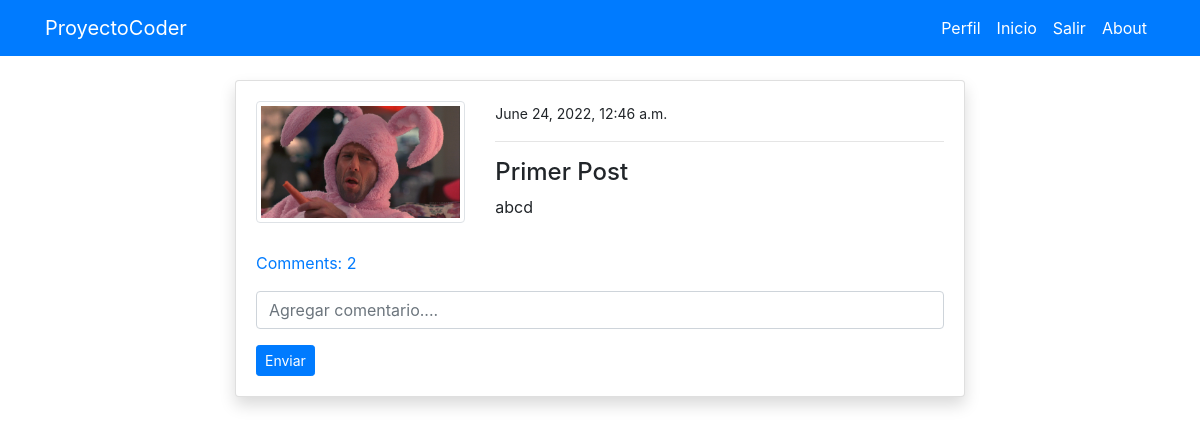
The app's page /post_detail/2/ (signed in) with its own data.
### blogapp/models.py (models this page shows, shortened)
class Postmodel(models.Model):
    titulo = models.CharField(max_length=100)
    contenido = models.TextField()
    author= models.ForeignKey(User, on_delete=models.CASCADE)
    date_created = models.DateTimeField(auto_now_add=True)
    class Meta:
        ordering = ('-date_created',)
    def commentcount(self):
        return self.comment_set.all().count()
    def comments(self):
        return self.comment_set.all()

### users/models.py (models this page shows, shortened)
class Profilemodel(models.Model):
    user = models.OneToOneField(User, on_delete=models.CASCADE)
    image = models.ImageField(default='default.png', upload_to='profile', validators=[
                              FileExtensionValidator(['png', 'jpg'])])

### blogapp/views.py (the view)
# urls.py: path('post_detail/<int:pk>/', views.post_detail, name='blog-post-detail'),
@login_required
def post_detail(request, pk):
    post = Postmodel.objects.get(id=pk)
    if request.method == 'POST':
        c_form = commentform(request.POST)
        if c_form.is_valid():
            instance = c_form.save(commit=False)
            instance.user= request.user
            instance.post = post
            instance.save()
            return redirect('blog-post-detail', pk=post.id)
    else:
        c_form = commentform()
    context = {
        'post':post,
        'c_form': c_form,
    }
    return render(request,'blog/post_detail.html',context)

### blogapp/forms.py
class commentform(forms.ModelForm):
    content= forms.CharField(
        label='', widget=forms.TextInput(attrs={'placeholder': 'Agregar comentario....'}))
    class Meta:
        model = comment
        fields = ('content',)

### templates/Blog/post_detail.html (shortened to what this page needs)
{% extends 'partials/base.html' %}
{% load crispy_forms_tags %}
{% block content %}
<div class="container">
    <div class="row mt-5 pt-3">
        <div class="col-md-8 offset-md-2">
            <div class="card my-3 shadow">
                <div class="card-body">
                    <div class="row">
                        <div class="col-md-4">
                            <img class="img-thumbnail" src="{{ post.author.profilemodel.image.url }}" alt="profile-img">
                        </div>
                        <div class="col-md-8">
                            <small>{{ post.date_created }}</small>
                            <hr>
                            <h4>{{ post.titulo }}</h4>
                            <p>
                                {{ post.contenido }}
                            </p>
                        </div>
                    </div>
                    <p class="mt-3">
                        <a class="" data-toggle="collapse" href="#collapseExample" role="button" aria-expanded="false"
                            aria-controls="collapseExample">
                            Comments: {{ post.commentcount }}
                        </a>
                    </p>
                        <form method="POST">
                            {{ c_form|crispy }}
                            <input class="btn btn-primary btn-sm" type="submit" value="Enviar">
                        </form>
                </div>
            </div>
        </div>
    </div>
</div>
{% endblock %}

### records on screen
Postmodel: author.profilemodel.image (picture), date_created "June 24, 2022, 12:46 a.m.", titulo "Primer Post", contenido "abcd", commentcount "2"
